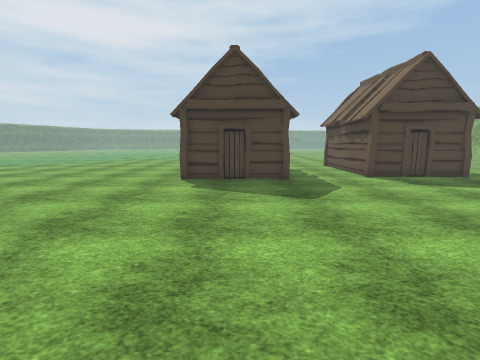
[1] (above)

16 first-person views from a walk through a 3-D level made in the Unity game engine. The camera is 1.5 m above the floor, tilts 8° down and sees 85° across. The floor is counted in squares, 1 m on a side. Each view is taken from the middle of a square. On the plan, view 1 faces up. The plan holds only what a view shows up to about 14 squares ahead; the rest is blank. The place goes on beyond the plan. The player character is not drawn. Some surface patterns are stand-ins.

[2]
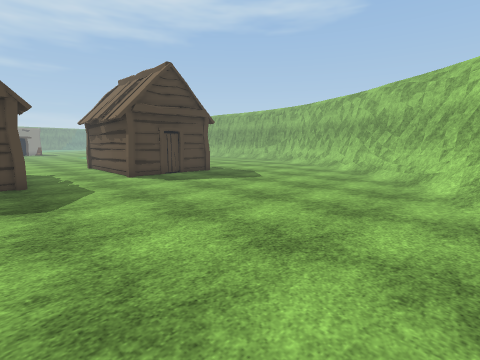

[3]
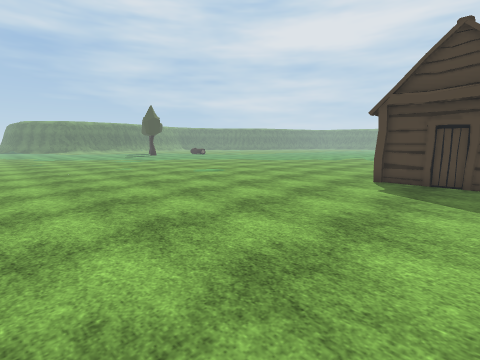

[4]
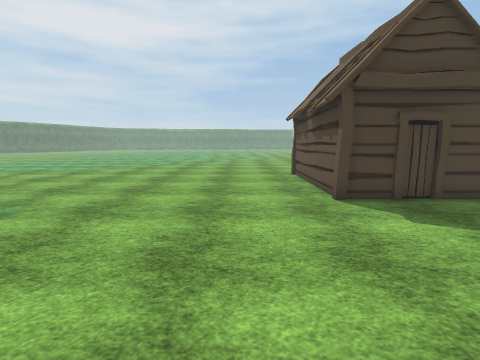

[5]
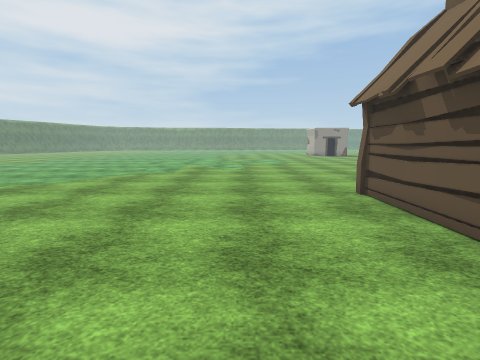

[6]
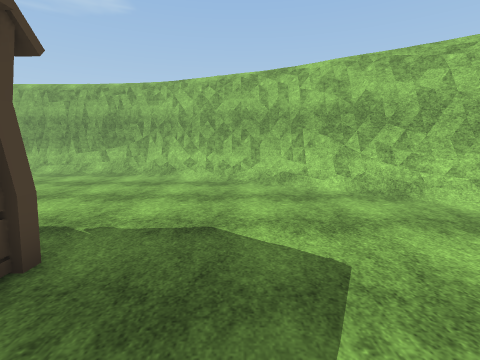

[7]
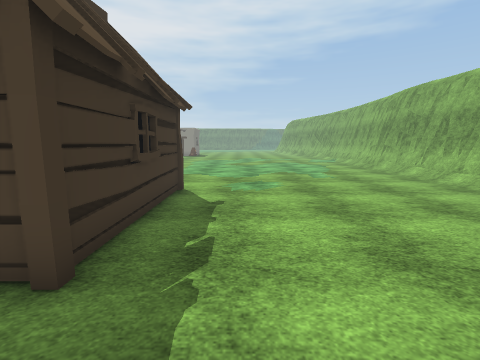

[8]
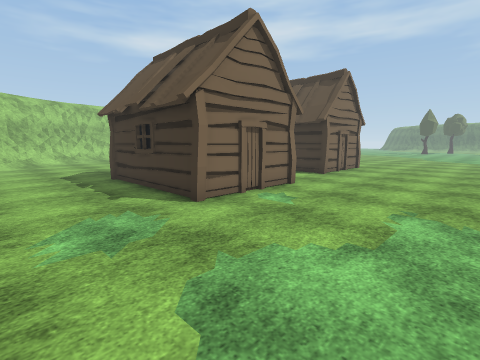

[9]
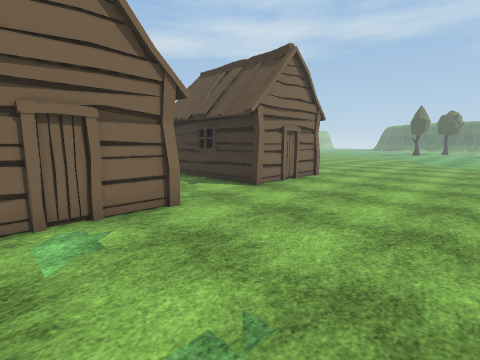

[10]
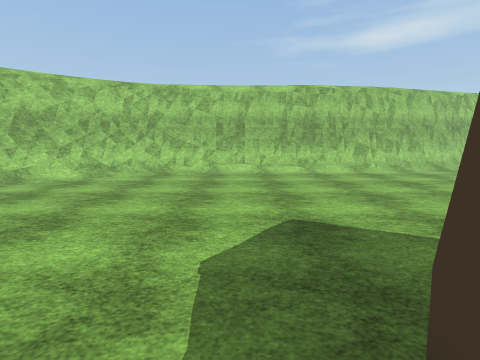

[11]
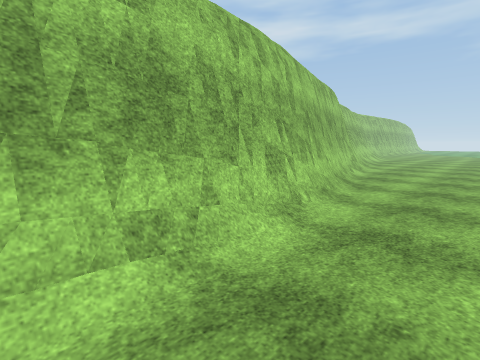

[12]
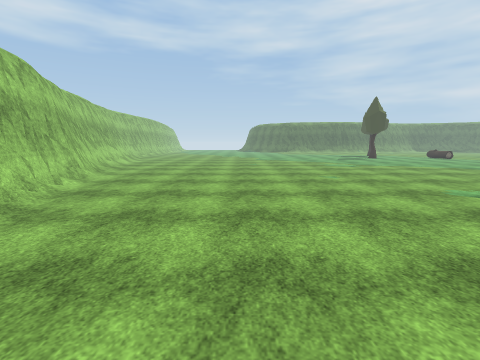

[13]
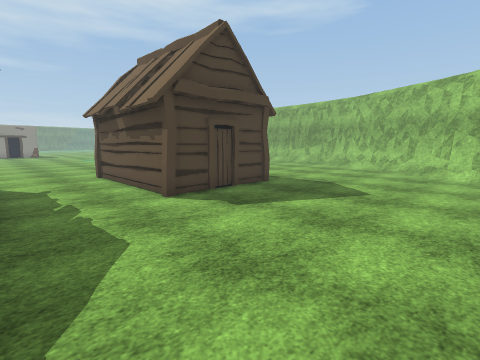

[14]
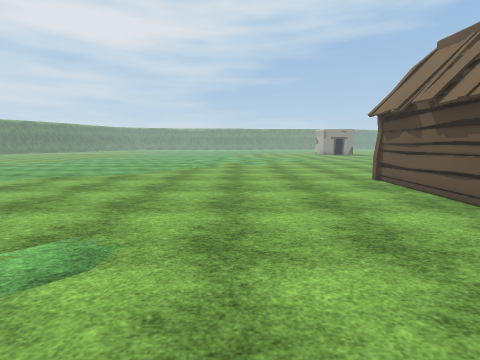

[15]
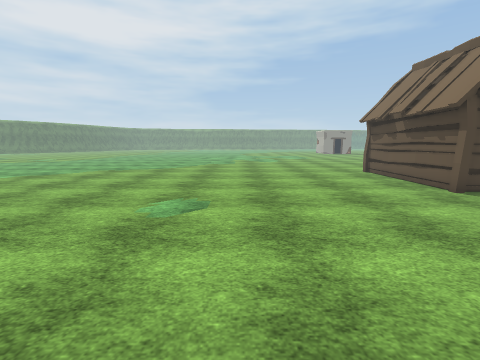

[16]
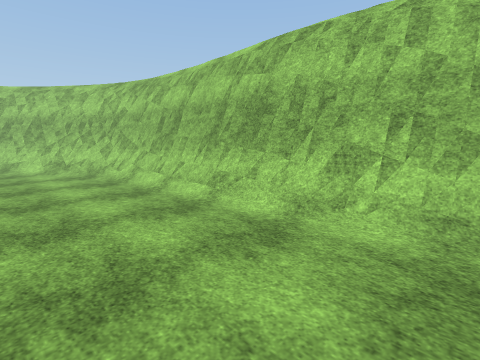

### Floor plan
Key: @ floor where view 1 was taken; # wall or solid block; . floor; / step, stairs or slope; = window, fence, low wall or low ledge; O other object.
Columns run from 17 left of view 1 to 21 right of it. Each row starts with its distance up from view 1.
 23 ...................................../#
 22 ...................................../#
 21 ...................................../#
 20 ...................................../#
 19 ...................................../#
 18 ...........................O........./#
 17 ...............OOOOO...OOOOO........./#
 16 ...............#   O...O   O........./#
 15 ...............#   #...O   O.........=#
 14 ...............#   #...O   O.........##
 13 ...............#   #...O   O......../##
 12 ...............#   #...OOOOO........=#
 11 ...............OOOOO................##
 10 ...................................=#
  9 ...................................##
  8 ..................................=#
  7 ................................./##
  6 ................................/##
  5 ................................=#
  4 ...............................=##
  3 ..............................=##
  2 ............................/=##
  1 .........................../###
  0 .................@......./=###
 -1 ....................///==###
 -2 ...........//==###########
 -3 ........==#######
 -4 .....=#####
 -5 .=######
 -6 ###

Where each view was taken, in squares from view 1:
view 1: 0 up, 0 right, facing up
view 2: 0 up, 1 right, facing up-right
view 3: 0 up, 1 right, facing up-left
view 4: 4 up, 5 left, facing up
view 5: 9 up, 6 left, facing up
view 6: 9 up, 7 right, facing right
view 7: 9 up, 12 right, facing up
view 8: 23 up, 14 right, facing down-left
view 9: 23 up, 9 right, facing down-left
view 10: 12 up, 3 right, facing down
view 11: 1 up, 1 right, facing down-left
view 12: 2 up, 3 left, facing left
view 13: 5 up, 2 right, facing up-right
view 14: 6 up, 8 left, facing up
view 15: 3 up, 9 left, facing up
view 16: 3 up, 6 left, facing down-right
